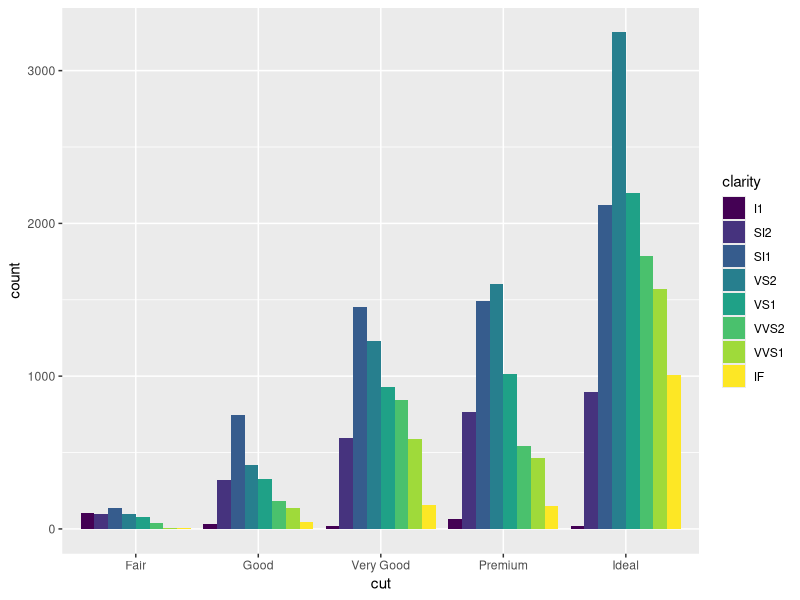
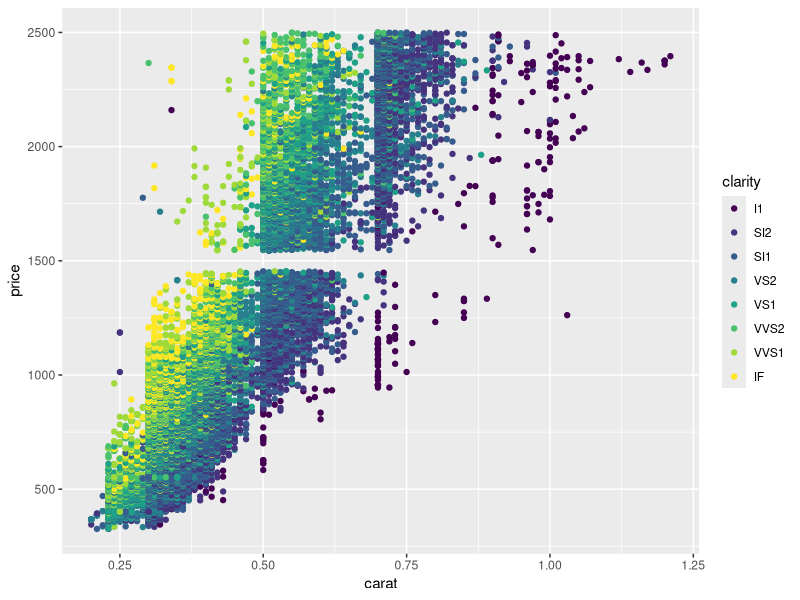

Source code (R) for these figures, in order:
## ---- chunk 1
library(ggplot2)
str(diamonds)
## ---- chunk 2
library(dplyr)
cut_list <- list(unique(diamonds$cut))

diamonds_under_2500_price <- diamonds %>% filter(price <= 2500)
#fair_cnt <- diamonds_2500_price %>% count(cut,sort=TRUE) %>% filter(cut=='Fair')
#fcmean <- diamonds_2500_price %>% filter(cut=='Fair') %>% summarise(mean=mean(carat))
#good_cnt <- diamonds_2500_price %>% count(cut,sort=TRUE) %>% filter(cut=='Good')
#fcmean <- diamonds_2500_price %>% filter(cut=='Good') %>% summarise(mean=mean(carat))
#very_good_cnt <- diamonds_2500_price %>% count(cut,sort=TRUE) %>% filter(cut=='Very Good')
#fcmean <- diamonds_2500_price %>% filter(cut=='Very Good') %>% summarise(mean=mean(carat))
#premium <- diamonds_2500_price %>% count(cut,sort=TRUE) %>% filter(cut=='Premium')
#fcmean <- diamonds_2500_price %>% filter(cut=='Premium') %>% summarise(mean=mean(carat))
#ideal_cnt <- diamonds_2500_price %>% count(cut,sort=TRUE) %>% filter(cut=='Ideal')
#fcmean <- diamonds_2500_price %>% filter(cut=='Ideal') %>% summarise(mean=mean(carat))
#summarize(mean_price=mean(price), mean_carat=mean(carat))

## ---- chunk 3
ggplot(data = diamonds_under_2500_price) + 
  geom_bar(mapping = aes(x = cut, fill = clarity), 
           position = "dodge")
## ---- chunk 4
ggplot(diamonds_under_2500_price, 
       aes(carat, price, color=clarity)) + 
       geom_point() 
